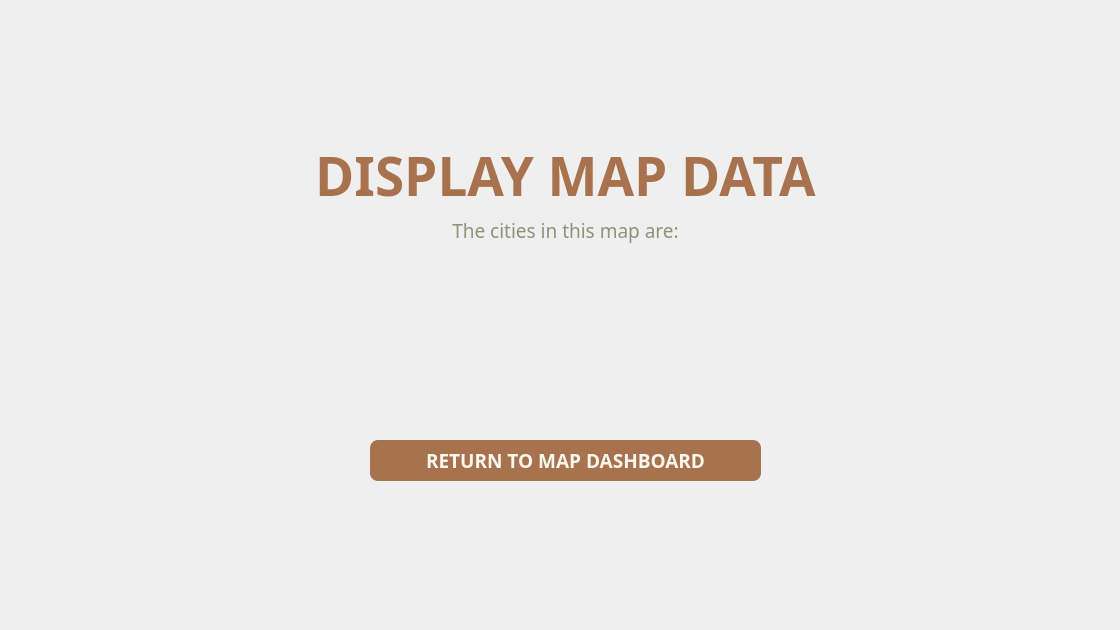
<?xml version="1.0" encoding="UTF-8"?>
<ui version="4.0">
 <class>DisplayMapData</class>
 <widget class="QWidget" name="DisplayMapData">
  <property name="geometry">
   <rect>
    <x>0</x>
    <y>0</y>
    <width>1120</width>
    <height>630</height>
   </rect>
  </property>
  <property name="minimumSize">
   <size>
    <width>1120</width>
    <height>630</height>
   </size>
  </property>
  <property name="maximumSize">
   <size>
    <width>1120</width>
    <height>630</height>
   </size>
  </property>
  <property name="windowTitle">
   <string>Mini Wasalni | Display Map Data</string>
  </property>
  <widget class="QLabel" name="displaymapdata_subheader">
   <property name="geometry">
    <rect>
     <x>360</x>
     <y>210</y>
     <width>411</width>
     <height>41</height>
    </rect>
   </property>
   <property name="font">
    <font>
     <family>Dosis</family>
     <pointsize>14</pointsize>
    </font>
   </property>
   <property name="styleSheet">
    <string notr="true">QLabel {
		color: #909178;
}</string>
   </property>
   <property name="text">
    <string>The cities in this map are:</string>
   </property>
   <property name="textFormat">
    <enum>Qt::RichText</enum>
   </property>
   <property name="alignment">
    <set>Qt::AlignCenter</set>
   </property>
   <property name="wordWrap">
    <bool>true</bool>
   </property>
  </widget>
  <widget class="QLabel" name="displaymapdata_header">
   <property name="geometry">
    <rect>
     <x>310</x>
     <y>110</y>
     <width>511</width>
     <height>131</height>
    </rect>
   </property>
   <property name="font">
    <font>
     <family>Dosis</family>
     <pointsize>40</pointsize>
     <bold>true</bold>
    </font>
   </property>
   <property name="styleSheet">
    <string notr="true">QLabel {
		color: #A9724E;
}</string>
   </property>
   <property name="text">
    <string>DISPLAY MAP DATA</string>
   </property>
   <property name="alignment">
    <set>Qt::AlignCenter</set>
   </property>
  </widget>
  <widget class="QPushButton" name="returntodashboard_button">
   <property name="geometry">
    <rect>
     <x>370</x>
     <y>440</y>
     <width>391</width>
     <height>41</height>
    </rect>
   </property>
   <property name="maximumSize">
    <size>
     <width>500</width>
     <height>100</height>
    </size>
   </property>
   <property name="font">
    <font>
     <family>Dosis</family>
     <pointsize>14</pointsize>
     <bold>true</bold>
    </font>
   </property>
   <property name="styleSheet">
    <string notr="true">QPushButton {
		color: #F8F8F1;
		background-color: #A9724E;
		border: none;
		border-radius: 8px;
}

QPushButton:hover {
		color: #F8F8F1;
		background-color: #BFA17E;
		border: none;
		border-radius:8px;
}

QPushButton:pressed {
		color: #F8F8F1;
		background-color: #BFA17E;
		border: none;
        border-radius: 8px;
}</string>
   </property>
   <property name="text">
    <string>RETURN TO MAP DASHBOARD</string>
   </property>
  </widget>
  <widget class="QLabel" name="display_mapdata_label">
   <property name="geometry">
    <rect>
     <x>240</x>
     <y>270</y>
     <width>661</width>
     <height>131</height>
    </rect>
   </property>
   <property name="font">
    <font>
     <family>Dosis</family>
     <pointsize>14</pointsize>
    </font>
   </property>
   <property name="styleSheet">
    <string notr="true">QLabel {
		color: #909178;
}</string>
   </property>
   <property name="text">
    <string/>
   </property>
   <property name="textFormat">
    <enum>Qt::RichText</enum>
   </property>
   <property name="alignment">
    <set>Qt::AlignCenter</set>
   </property>
   <property name="wordWrap">
    <bool>true</bool>
   </property>
  </widget>
 </widget>
 <resources/>
 <connections/>
</ui>
